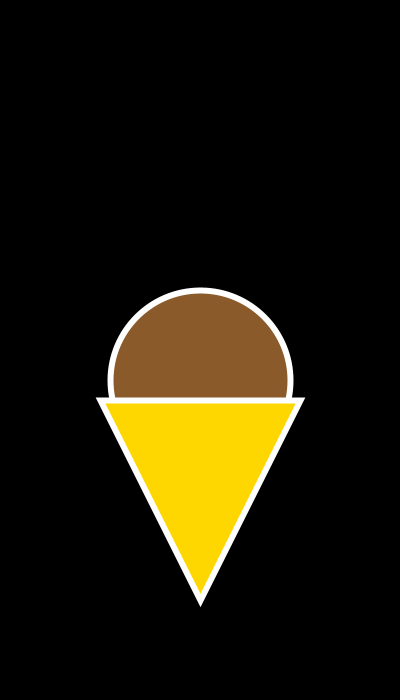
Frame 1 (no input)
Frame 60 (the mouse pressed at the canvas centre just before this capture): identical to frame 1, image omitted
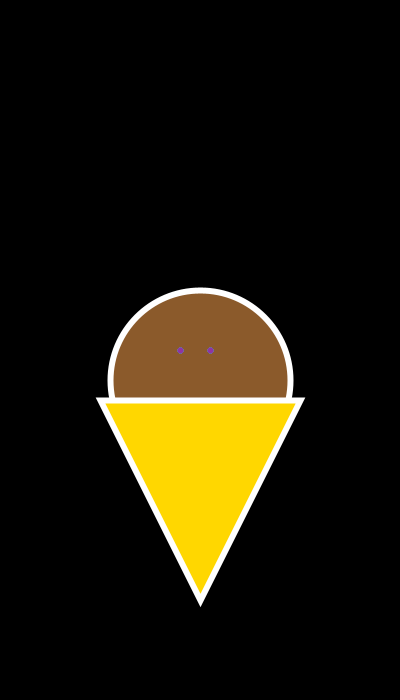
Frame 120 (the mouse held since frame 60 and released just before this capture)

The Processing sketch that drew these frames (run headless with seeded random() and noise(); from frame 60 on, the mouse is pressed at the canvas centre):

// Processing sketch: processing_184864
// ── processing_184864.pde

int x=0;
int speed=3;
int y=100;
int z=285;

void setup(){
  size(400,700);
  background(0);
  smooth();
  fill(139,90,43);
  stroke(255);
  strokeWeight(6);
  ellipse(200,380,180,180);
  fill(255,215,0);
  triangle(100,400,300,400,200,600);
}

void draw(){
  iceCream();
  move();
}



void iceCream(){
  if((mouseX<275)&&(mouseX>125)&&(mouseY<390)&&(mouseY>310)){
    float a=random(255);
    float b=random(255);
    float c=random(255);
    stroke(a,b,c,150);
     for (int i=-20;i<=20;i=i+30) {
      point(mouseX+i,mouseY); 
     }
  }
}


void move(){
  if(mouseButton==LEFT){
    float a=random(30);
    float b=random(255);
    float c=random(255);
    float d=random(255);
    
    background(255,b,c,15);
    rectMode(CENTER);
    line(170,400,170,500);
    line(230,400,230,500);
    fill(255,0,b);
    rect(200,350,100,150);
    line(250,300,300,360);
    line(150,300,100,360);
    fill(255,228,181);
    ellipse(200,170,240,300);
    fill(255,c,b);
    ellipse(200,280,160,60);
    fill(255);
    ellipse(110,180,50,50);
    ellipse(290,180,50,50);
    fill(0);
    ellipse(y,190,a,a);
    ellipse(z,190,a,a);
    y=y+speed;
    z=z+speed;
    if((y<100)||(y>130)){
      y=100;
    }
    if((z<280)||(z>310)){
      z=285;
    }
    
   
    fill(b,d,c);
  stroke(255);
  strokeWeight(6);
  ellipse(x,380,180,180);
  fill(255,215,c);
  triangle(x-100,400,x+100,400,x,600);
  x=x+speed;
  if((x<0)||(x>400)){
    speed=speed*-1;
  }
  }
}
